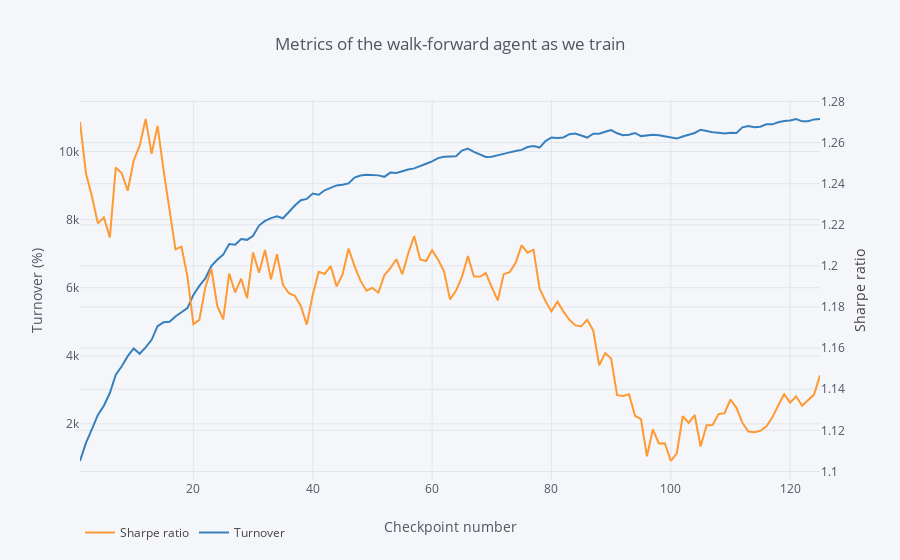

Notebook cell for this chart:
### Code cell
nr2episode[cost_of_commissions].plot_metrics_as_we_train()
